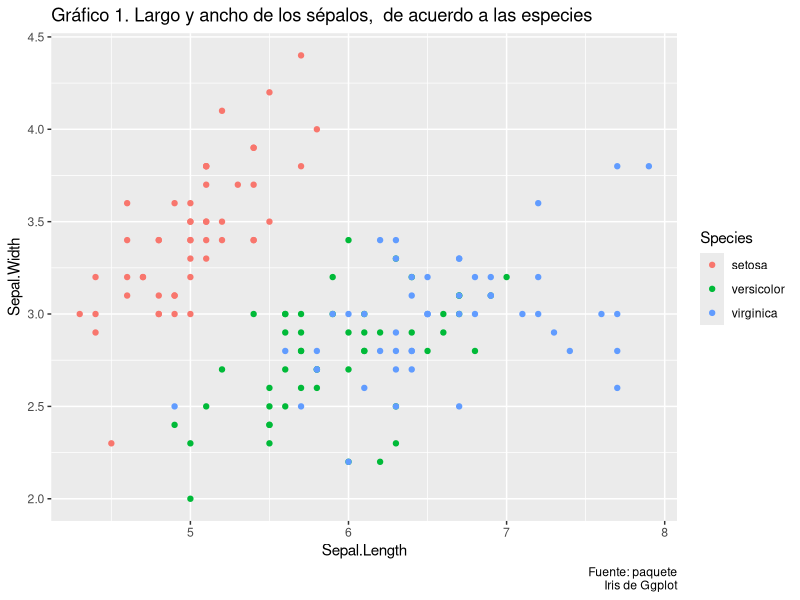

R code for this plot:
## ---- chunk 1
options(htmltools.dir.version = FALSE)
library(tidyverse)
## ---- chunk 2
ggplot(data = iris)+
  aes(Sepal.Length,
      Sepal.Width, 
      color = Species)+
  geom_point()+
  labs (title = "Gráfico 1. Largo y ancho de los sépalos,  de acuerdo a las especies",
  caption = "Fuente: paquete
  Iris de Ggplot")
